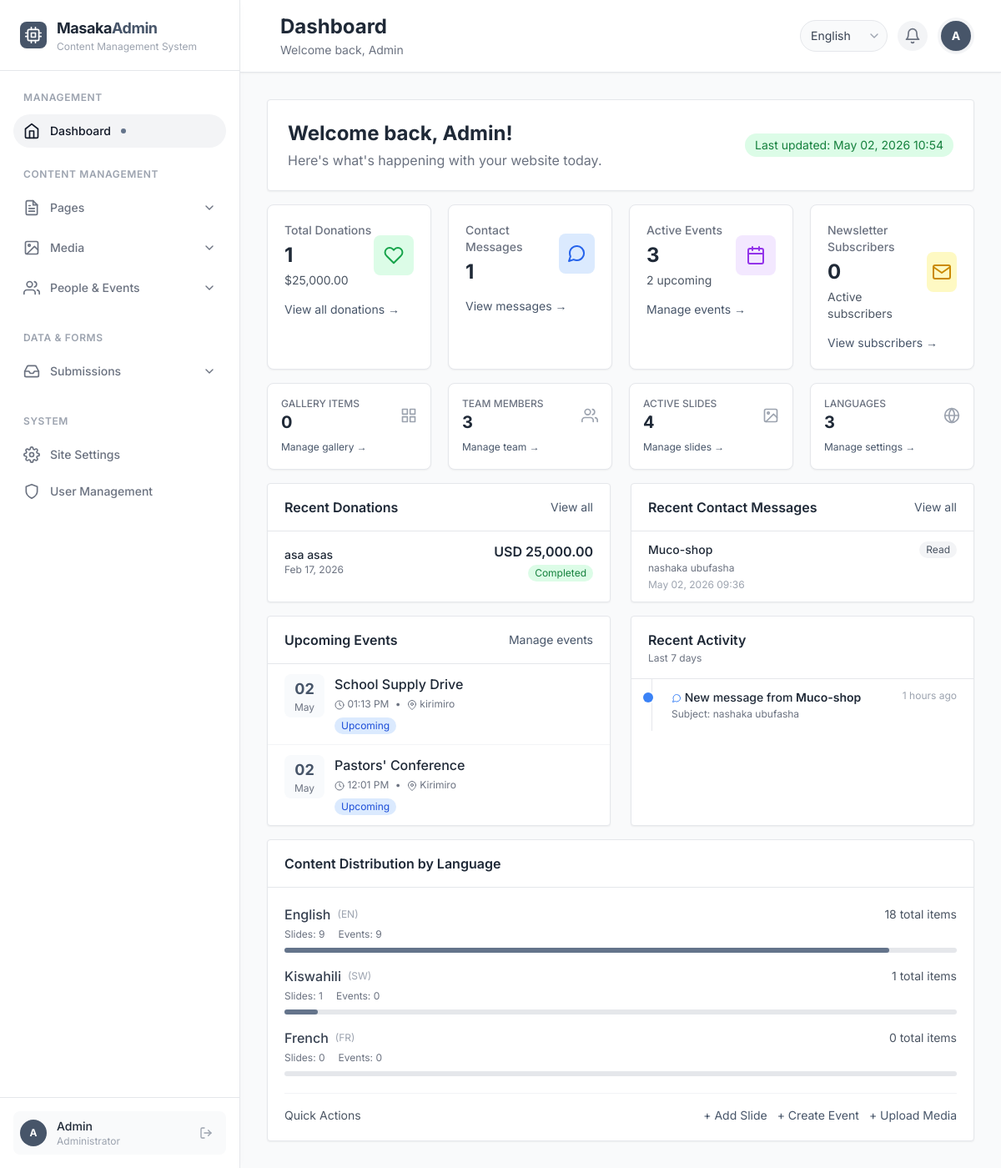
/admin/index.php (signed in), run on the app's committed database.
### tables this page shows
CREATE TABLE `donations` (
  `id` int(11) NOT NULL,
  `full_name` varchar(255) NOT NULL,
  `email` varchar(255) NOT NULL,
  `phone` varchar(50) DEFAULT NULL,
  `amount` decimal(10,2) NOT NULL,
  `currency` varchar(3) DEFAULT 'USD',
  `payment_method` varchar(50) DEFAULT NULL,
  `transaction_id` varchar(255) DEFAULT NULL,
  `message` text DEFAULT NULL,
  `status` enum('pending','completed','failed') DEFAULT 'pending',
  `created_at` timestamp NOT NULL DEFAULT current_timestamp()
);

CREATE TABLE `contact_messages` (
  `id` int(11) NOT NULL,
  `name` varchar(255) NOT NULL,
  `email` varchar(255) NOT NULL,
  `phone` varchar(50) DEFAULT NULL,
  `subject` varchar(255) NOT NULL,
  `message` text NOT NULL,
  `status` enum('new','read','replied','archived') DEFAULT 'new',
  `created_at` timestamp NOT NULL DEFAULT current_timestamp(),
  `updated_at` timestamp NOT NULL DEFAULT current_timestamp() ON UPDATE current_timestamp()
);

CREATE TABLE `events` (
  `id` int(11) NOT NULL,
  `language_id` int(11) NOT NULL DEFAULT 1,
  `title` varchar(255) NOT NULL,
  `description` text DEFAULT NULL,
  `image_url` varchar(500) DEFAULT NULL,
  `event_date` date DEFAULT NULL,
  `event_time` time DEFAULT NULL,
  `location` varchar(255) DEFAULT NULL,
  `status` enum('upcoming','completed','cancelled') DEFAULT 'upcoming',
  `created_at` timestamp NOT NULL DEFAULT current_timestamp()
);

### admin/index.php (the view, shortened to what the rows shown need)
<?php
require_once __DIR__ . '/../API/config.php';
$recent_donations = $conn->query("
    SELECT full_name, email, amount, currency, status, created_at
    FROM donations
    ORDER BY created_at DESC
    LIMIT 5
");
$recent_messages = $conn->query("
    SELECT id, name, email, subject, status, created_at
    FROM contact_messages
    ORDER BY created_at DESC
    LIMIT 5
");
$upcoming_events_list = $conn->query("
    SELECT e.id, e.title, e.event_date, e.event_time, e.location, e.status, l.name as language_name
    FROM events e
    LEFT JOIN languages l ON e.language_id = l.id
    WHERE e.status IN ('upcoming', 'ongoing') AND e.event_date >= CURDATE()
    ORDER BY e.event_date ASC
    LIMIT 5
");
$recent_activities = [];
$activity_check2 = $conn->query("
    SELECT 'message' as type, name as name, created_at, subject as detail
    FROM contact_messages
    WHERE created_at >= DATE_SUB(NOW(), INTERVAL 7 DAY)
    ORDER BY created_at DESC
    LIMIT 3
");
if ($activity_check2) {
    while ($row = $activity_check2->fetch_assoc()) {
        $recent_activities[] = $row;
    }
}
if (!empty($recent_activities)) {
    usort($recent_activities, function ($a, $b) {
        return strtotime($b['created_at']) - strtotime($a['created_at']);
    });
    $recent_activities = array_slice($recent_activities, 0, 10);
}
?>
<div class="space-y-4">
    <div class="bg-white rounded border border-gray-200 shadow-sm p-6">
        <div class="flex items-center justify-between flex-wrap gap-4">
            <div>
                <h2 class="text-2xl font-bold text-gray-800">Welcome back, <?php echo htmlspecialchars($_SESSION['user_name'] ?? 'Admin'); ?>!</h2>
            </div>
        </div>
    </div>
    <div class="grid grid-cols-1 lg:grid-cols-2 gap-6">
        <div class="bg-white rounded border border-gray-200 shadow-sm">
            <div class="divide-y divide-gray-100">
                <?php if ($recent_donations && $recent_donations->num_rows > 0): ?>
                    <?php while ($donation = $recent_donations->fetch_assoc()): ?>
                        <div class="px-5 py-3 flex items-center justify-between hover:bg-gray-50 transition-colors">
                            <div class="flex-1">
                                <p class="font-medium text-gray-800 text-sm"><?php echo htmlspecialchars($donation['full_name']); ?></p>
                                <p class="text-xs text-gray-500"><?php echo date('M d, Y', strtotime($donation['created_at'])); ?></p>
                            </div>
                            <div class="text-right">
                                <p class="font-semibold text-gray-800">
                                    <?php echo htmlspecialchars($donation['currency']); ?> <?php echo number_format($donation['amount'], 2); ?>
                                </p>
                                <span class="inline-block px-2 py-0.5 text-xs rounded-full <?php echo $donation['status'] == 'completed' ? 'bg-green-100 text-green-700' : 'bg-yellow-100 text-yellow-700'; ?>">
                                    <?php echo ucfirst($donation['status']); ?>
                                </span>
                            </div>
                        </div>
                    <?php endwhile; ?>
                <?php endif; ?>
            </div>
        </div>
        <div class="bg-white rounded border border-gray-200 shadow-sm">
            <div class="divide-y divide-gray-100">
                <?php if ($recent_messages && $recent_messages->num_rows > 0): ?>
                    <?php while ($message = $recent_messages->fetch_assoc()): ?>
                        <div class="px-5 py-3 hover:bg-gray-50 transition-colors">
                            <div class="flex items-center justify-between mb-1">
                                <p class="font-medium text-gray-800 text-sm"><?php echo htmlspecialchars($message['name']); ?></p>
                                <span class="inline-block px-2 py-0.5 text-xs rounded-full <?php echo $message['status'] == 'unread' ? 'bg-red-100 text-red-700' : 'bg-gray-100 text-gray-600'; ?>">
                                    <?php echo ucfirst($message['status']); ?>
                                </span>
                            </div>
                            <p class="text-xs text-gray-500"><?php echo htmlspecialchars($message['subject'] ?: 'No subject'); ?></p>
                            <p class="text-xs text-gray-400 mt-1"><?php echo date('M d, Y H:i', strtotime($message['created_at'])); ?></p>
                        </div>
                    <?php endwhile; ?>
                <?php endif; ?>
            </div>
        </div>
    </div>
    <div class="grid grid-cols-1 lg:grid-cols-2 gap-6">
        <div class="bg-white rounded border border-gray-200 shadow-sm">
            <div class="divide-y divide-gray-100">
                <?php if ($upcoming_events_list && $upcoming_events_list->num_rows > 0): ?>
                    <?php while ($event = $upcoming_events_list->fetch_assoc()): ?>
                        <div class="px-5 py-3 hover:bg-gray-50 transition-colors">
                            <div class="flex items-start space-x-3">
                                <div class="flex-shrink-0 w-12 text-center">
                                    <div class="bg-primary-50 rounded-lg p-1">
                                        <p class="text-lg font-bold text-primary-600"><?php echo date('d', strtotime($event['event_date'])); ?></p>
                                        <p class="text-xs text-gray-500"><?php echo date('M', strtotime($event['event_date'])); ?></p>
                                    </div>
                                </div>
                                <div class="flex-1">
                                    <p class="font-medium text-gray-800"><?php echo htmlspecialchars($event['title']); ?></p>
                                    <p class="text-xs text-gray-500 mt-1">
                                        <i data-feather="clock" class="w-3 h-3 inline"></i> <?php echo date('h:i A', strtotime($event['event_time'])); ?>
                                        <span class="mx-1">•</span>
                                        <i data-feather="map-pin" class="w-3 h-3 inline"></i> <?php echo htmlspecialchars($event['location'] ?: 'TBD'); ?>
                                    </p>
                                    <span class="inline-block px-2 py-0.5 text-xs rounded-full bg-blue-100 text-blue-700 mt-2">
                                        <?php echo ucfirst($event['status']); ?>
                                    </span>
                                </div>
                            </div>
                        </div>
                    <?php endwhile; ?>
                <?php endif; ?>
            </div>
        </div>
        <div class="bg-white rounded border border-gray-200 shadow-sm">
            <div class="max-h-96 overflow-y-auto">
                <?php if (!empty($recent_activities)): ?>
                    <div class="relative">
                        <?php foreach ($recent_activities as $activity): ?>
                            <div class="relative pl-12 pr-5 py-3 activity-timeline-item">
                                <div class="absolute left-5 top-4 -translate-x-1/2 w-3 h-3 rounded-full
                                    <?php
                                    echo $activity['type'] == 'donation' ? 'bg-green-500' : ($activity['type'] == 'message' ? 'bg-blue-500' : 'bg-yellow-500');
                                    ?>
                                    ring-2 ring-white">
                                </div>
                                <div class="flex items-start justify-between">
                                    <div>
                                        <p class="text-sm font-medium text-gray-800">
                                            <?php
                                            if ($activity['type'] == 'donation') {
                                                echo '<i data-feather="heart" class="w-3 h-3 inline text-green-500"></i> New donation from ';
                                            } elseif ($activity['type'] == 'message') {
                                                echo '<i data-feather="message-circle" class="w-3 h-3 inline text-blue-500"></i> New message from ';
                                            } else {
                                                echo '<i data-feather="mail" class="w-3 h-3 inline text-yellow-500"></i> New subscriber: ';
                                            }
                                            ?>
                                            <span class="font-semibold"><?php echo htmlspecialchars($activity['name'] ?? 'Unknown'); ?></span>
                                        </p>
                                        <p class="text-xs text-gray-500 mt-0.5">
                                            <?php
                                            if ($activity['type'] == 'donation') {
                                                echo 'Amount: $' . number_format($activity['detail'] ?? 0, 2);
                                            } elseif ($activity['type'] == 'message') {
                                                echo 'Subject: ' . htmlspecialchars(substr($activity['detail'] ?? '', 0, 50));
                                            } else {
                                                echo htmlspecialchars($activity['detail'] ?? '');
                                            }
                                            ?>
                                        </p>
                                    </div>
                                    <p class="text-xs text-gray-400 whitespace-nowrap ml-2">
                                        <?php
                                        $time = strtotime($activity['created_at']);
                                        $now = time();
                                        $diff = $now - $time;
                                        if ($diff < 3600) {
                                            echo floor($diff / 60) . ' min ago';
                                        } elseif ($diff < 86400) {
                                            echo floor($diff / 3600) . ' hours ago';
                                        } else {
                                            echo date('M d', $time);
                                        }
                                        ?>
                                    </p>
                                </div>
                            </div>
                        <?php endforeach; ?>
                    </div>
                <?php endif; ?>
            </div>
        </div>
    </div>
</div>
<?php
require_once __DIR__ . '/layout.php';
?>

### data on the page
donations: full_name "asa asas", created_at "Feb 17, 2026", currency "USD", amount "25,000.00", status "Completed"
contact_messages: name "Muco-shop", status "Read", subject "nashaka ubufasha", created_at "May 02, 2026 09:36"
events: event_date "02", event_date "May", title "School Supply Drive", event_time "01:13 PM", location "kirimiro", status "Upcoming"
events: event_date "02", event_date "May", title "Pastors' Conference", event_time "12:01 PM", location "Kirimiro", status "Upcoming"

### other printed values
substr(htmlspecialchars($_SESSION['user_name']), 0, 1) "A"
$_SESSION['user_name'] "Admin"
$pageTitle "Dashboard"
$stats['total_donations'] "1"
$stats['total_donation_amount'] "25,000.00"
$stats['total_messages'] "1"
$stats['total_events'] "3"
$stats['upcoming_events'] "2"
$stats['total_subscribers'] "0"
$stats['total_gallery_items'] "0"
$stats['total_team_members'] "3"
$stats['total_slides'] "4"
count($langs) "3"
$lang['name'] "English"
$lang['code'] "EN"
